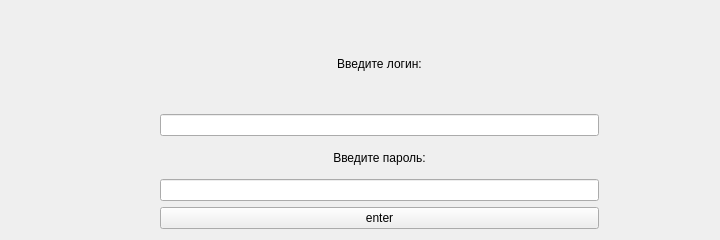
<?xml version="1.0" encoding="UTF-8"?>
<ui version="4.0">
 <class>Form</class>
 <widget class="QWidget" name="Form">
  <property name="geometry">
   <rect>
    <x>0</x>
    <y>0</y>
    <width>720</width>
    <height>240</height>
   </rect>
  </property>
  <property name="windowTitle">
   <string>Form</string>
  </property>
  <widget class="QWidget" name="verticalLayoutWidget">
   <property name="geometry">
    <rect>
     <x>160</x>
     <y>20</y>
     <width>439</width>
     <height>209</height>
    </rect>
   </property>
   <layout class="QVBoxLayout" name="verticalLayout">
    <item>
     <widget class="QLabel" name="login_label">
      <property name="enabled">
       <bool>true</bool>
      </property>
      <property name="text">
       <string>Введите логин:</string>
      </property>
      <property name="textFormat">
       <enum>Qt::AutoText</enum>
      </property>
      <property name="scaledContents">
       <bool>false</bool>
      </property>
      <property name="alignment">
       <set>Qt::AlignCenter</set>
      </property>
     </widget>
    </item>
    <item>
     <widget class="QLineEdit" name="login"/>
    </item>
    <item>
     <layout class="QVBoxLayout" name="verticalLayout_2">
      <item>
       <widget class="QLabel" name="passwd_login">
        <property name="text">
         <string>Введите пароль:</string>
        </property>
        <property name="alignment">
         <set>Qt::AlignCenter</set>
        </property>
       </widget>
      </item>
      <item>
       <widget class="QLineEdit" name="password"/>
      </item>
      <item>
       <widget class="QPushButton" name="enter_btn">
        <property name="text">
         <string>enter</string>
        </property>
       </widget>
      </item>
     </layout>
    </item>
   </layout>
  </widget>
 </widget>
 <resources/>
 <connections/>
</ui>
